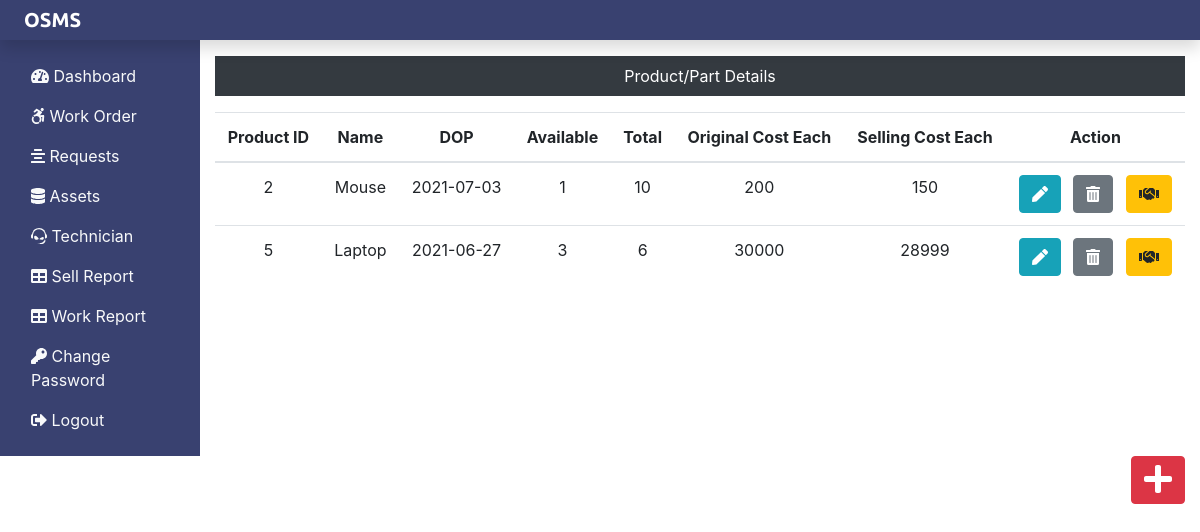
The page /Admin/assets.php (signed in) on the database its author committed.
### tables this page shows
CREATE TABLE `assets_tb` (
  `pid` int(11) NOT NULL,
  `pname` varchar(60) NOT NULL,
  `pdop` date NOT NULL,
  `pava` int(11) NOT NULL,
  `ptotal` int(11) NOT NULL,
  `poriginalcost` int(11) NOT NULL,
  `psellingcost` int(11) NOT NULL
);

### Admin/assets.php (the view, shortened to what this page needs)
<?php
include('includes/header.php');
include('../dbcon.php');
?>
    <div class="col-sm-9 col-md-10 mt-3 text-center">
        <p class="bg-dark text-white p-2">Product/Part Details</p>
        <?php
            $sql="select *from assets_tb";
            $result=$conn->query($sql);
            if($result->num_rows>0){
                echo '<table class="table">';
                 echo '<thead>';
                  echo '<tr>';
                   echo '<th scope="col">Product ID</th>';
                   echo '<th scope="col">Name</th>';
                   echo '<th scope="col">DOP</th>';
                   echo '<th scope="col">Available</th>';
                   echo '<th scope="col">Total</th>';
                   echo '<th scope="col">Original Cost Each</th>';
                   echo '<th scope="col">Selling Cost Each</th>';
                   echo '<th scope="col">Action</th>';
                  echo '</tr>';
                 echo '</thead>';
                 echo '<tbody>';
                  while($row=$result->fetch_assoc()){
                      echo '<tr>';
                       echo '<td>'.$row["pid"].'</td>';
                       echo '<td>'.$row["pname"].'</td>';
                       echo '<td>'.$row["pdop"].'</td>';
                       echo '<td>'.$row["pava"].'</td>';
                       echo '<td>'.$row["ptotal"].'</td>';
                       echo '<td>'.$row["poriginalcost"].'</td>';
                       echo '<td>'.$row["psellingcost"].'</td>';
                       echo '<td>';
                        echo '<form action="editproduct.php" method="POST" class="d-inline">';
                         echo '<input type="hidden" name="id" value='.$row["pid"].'>
                         <button type="submit" class="btn btn-info mr-2" name="edit" value="Edit"
                         ><i class="fas fa-pen"></i></button>';
                        echo '</form>';
                        echo '<form action="" method="POST" class="d-inline">';
                        echo '<input type="hidden" name="id" value='.$row["pid"].'>
                        <button type="submit" class="btn btn-secondary mr-2" name="delete" value="Delete"
                        ><i class="fas fa-trash-alt"></i></button>';
                       echo '</form>';
                       echo '<form action="sellproduct.php" method="POST" class="d-inline">';
                       echo '<input type="hidden" name="id" value='.$row["pid"].'>
                       <button type="submit" class="btn btn-warning" name="issue" value="Issue"
                       ><i class="fas fa-handshake"></i></button>';
                      echo '</form>';
                       echo '</td>';
                      echo '</tr>';
                  }
                 echo '</tbody>';
                echo '</table>';
            } else{
                echo '0 Result';
            }
        ?>
    </div>
        </div>
        <div class="float-right"><a href="addproduct.php" class="btn btn-danger">
        <i class="fas fa-plus fa-2x"></i></a></div>
    </div>
</body>
</html>

### rows shown on the page
assets_tb: pid "2", pname "Mouse", pdop "2021-07-03", pava "1", ptotal "10", poriginalcost "200", psellingcost "150"
assets_tb: pid "5", pname "Laptop", pdop "2021-06-27", pava "3", ptotal "6", poriginalcost "30000", psellingcost "28999"
